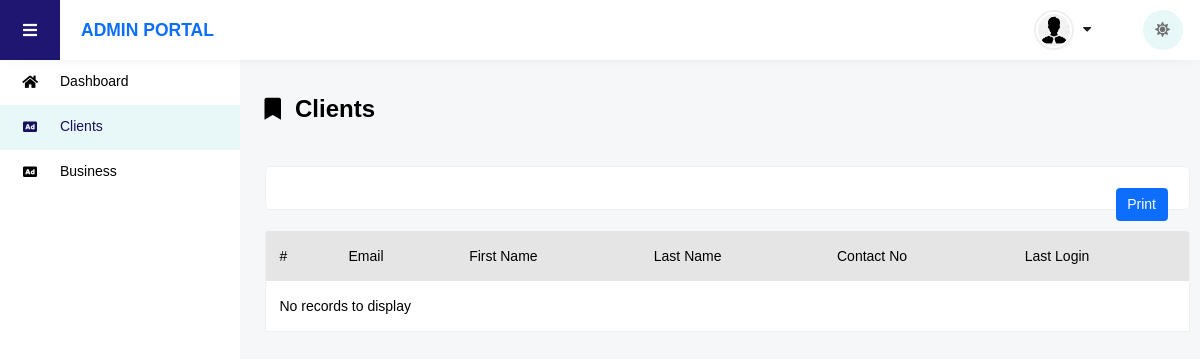
Page /admin/clients.php (signed in) on the earlier database version.
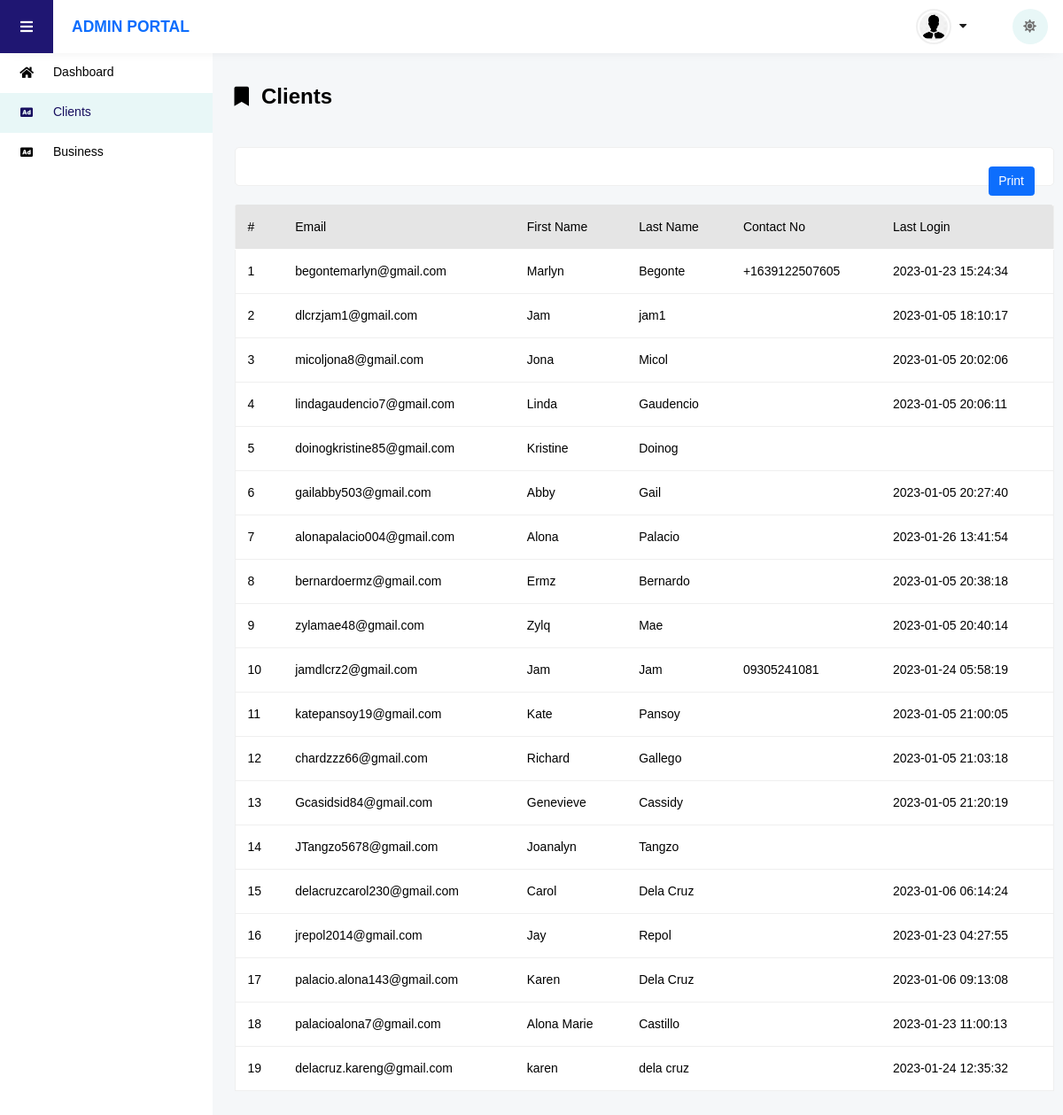
Same page on the later database version.
### tables this page shows
CREATE TABLE `accounts` (
  `id` int(11) NOT NULL,
  `account_type_id` int(11) DEFAULT 0,
  `email` varchar(120) DEFAULT '',
  `password` varchar(45) DEFAULT '',
  `first_name` varchar(45) DEFAULT '',
  `last_name` varchar(45) DEFAULT '',
  `name` varchar(45) DEFAULT '',
  `last_login` varchar(45) DEFAULT '',
  `status` varchar(15) DEFAULT '',
  `email_valid` bit(1) DEFAULT b'0',
  `photo` varchar(300) DEFAULT '',
  `payment_method` varchar(3000) DEFAULT '',
  `verify` bit(1) DEFAULT b'0',
  `verify_date` varchar(45) DEFAULT '',
  `proof` varchar(300) DEFAULT '',
  `proof_date` varchar(45) DEFAULT '',
  `contact_no` varchar(45) DEFAULT ''
);

### libs/env.php (called while the page is built, shortened)
<?php
class Configuration {
    private static $environment;
    public static function GetEnvironment()
    {
        if(empty(Configuration::$environment))
        {
            switch($_SERVER['SERVER_NAME'])
            {
                default:
                    Configuration::$environment = 'dev'; break;
            }
        }
        return Configuration::$environment;
    }
}
?>

### libs/base.php (called while the page is built, shortened)
<?php
require_once('env.php');
function BASE_URL()
{
    $env = Configuration::GetEnvironment();
    switch($env)
    {
        case 'dev': return 'http://localhost:8080/event-place/';
    }
}
?>

### libs/db.php (called while the page is built)
<?php
require_once('env.php');
class Server
{
    function DbQuery($Sql)
    {
        $conn = new mysqli(
            Configuration::Setting('server'),
            Configuration::Setting('username'),
            Configuration::Setting('password'),
            Configuration::Setting('database')
        );
        if ($conn->connect_error)
        {
            die("Connection failed: " . $conn->connect_error);
        } else
        {
            return $conn->query($Sql);
        }
    }
}
?>

### admin/clients.php (the view, shortened to what the changed rows need)
<?php
include('../libs/base.php');
include('../libs/db.php');
$sql = "SELECT * FROM accounts WHERE account_type_id = 1";
$db = new Server();
$rows = $db->DbQuery($sql);
$cnt = mysqli_num_rows($rows);
?>
<!DOCTYPE html>
<html lang="en">
<head>
    <link rel="stylesheet" href="<?php echo BASE_URL() . 'assets/base/css/dashboard.css' ?>">
    <link rel="stylesheet" href="<?php echo BASE_URL() . 'assets/base/css/fontface' ?>">
    <link rel="stylesheet" href="<?php echo BASE_URL() . 'assets/base/css/unicons.css' ?>">
    <link rel="stylesheet" href="<?php echo BASE_URL() . 'assets/base/css/style.css' ?>">
    <link rel="stylesheet" href="<?php echo BASE_URL() . 'assets/base/css/vertical-responsive-menu.min.css' ?>">
    <link rel="stylesheet" href="<?php echo BASE_URL() . 'assets/base/css/responsive.css' ?>">
    <link rel="stylesheet" href="<?php echo BASE_URL() . 'assets/base/css/night-mode.css' ?>">
    <link rel="stylesheet" href="<?php echo BASE_URL() . 'assets/base/css/all.min.css' ?>">
    <link rel="stylesheet" href="<?php echo BASE_URL() . 'assets/base/css/owl.carousel.css' ?>">
    <link rel="stylesheet" href="<?php echo BASE_URL() . 'assets/base/css/owl.theme.default.min.css' ?>">
    <link rel="stylesheet" href="<?php echo BASE_URL() . 'assets/base/css/bootstrap.min.css' ?>">
    <link rel="stylesheet" href="<?php echo BASE_URL() . 'assets/base/css/bootstrap-select.min.css' ?>">
    <link rel="stylesheet" href="<?php echo BASE_URL() . 'assets/base/css/custom.css' ?>">
    <link rel="stylesheet" href="<?php echo BASE_URL() . 'assets/plugins/css/toastr.css' ?>">
</head>
<body class="d-flex flex-column h-100">
    <div class="wrapper wrapper-body" id="vbody">
        <div class="dashboard-body">
            <div class="container-fluid">
                <div class="row">
                    <div class="col-md-12">
                        <div class="event-list" id="tbList">
                            <div class="table-card mt-4">
                                <div class="main-table">
                                    <div class="table-responsive">
                                        <table class="table" id="CnReports">
                                            <thead class="thead-dark">
                                                <tr>
                                                    <th scope="col">#</th>
                                                    <th scope="col">Email</th>
                                                    <th scope="col">First Name</th>
                                                    <th scope="col">Last Name</th>
                                                    <th scope="col">Contact No</th>
                                                    <th scope="col">Last Login</th>
                                                </tr>
                                            </thead>
                                            <tbody>
                                            <?php
                                                if ($cnt == 0) {
                                            ?>
                                                <tr>
                                                    <td colspan="25">No records to display</td>
                                                </tr>
                                            <?php
                                                } else {
                                                    $ctr = 1;
                                                    foreach($rows as $row):
                                                        ?>
                                                        <tr>
                                                            <td><?= $ctr; ?></td>
                                                            <td><?= $row["email"]; ?></td>
                                                            <td><?= $row["first_name"]; ?></td>
                                                            <td><?= $row["last_name"]; ?></td>
                                                            <td><?= $row["contact_no"]; ?></td>
                                                            <td><?= $row["last_login"]; ?></td>
                                                        </tr>
                                                        <?php
                                                        $ctr++;
                                                    endforeach;
                                                }
                                            ?>
                                            </tbody>
                                        </table>
                                    </div>
                                </div>
                            </div>
                        </div>
                    </div>
                </div>
            </div>
        </div>
    </div>
</body>
</html>

Differences in the rows shown:
added accounts: email "begontemarlyn@gmail.com", first_name "Marlyn", last_name "Begonte", contact_no "+1639122507605", last_login "2023-01-23 15:24:34"
added accounts: email "dlcrzjam1@gmail.com", first_name "Jam", last_name "jam1", last_login "2023-01-05 18:10:17"
added accounts: email "micoljona8@gmail.com", first_name "Jona", last_name "Micol", last_login "2023-01-05 20:02:06"
added accounts: email "lindagaudencio7@gmail.com", first_name "Linda", last_name "Gaudencio", last_login "2023-01-05 20:06:11"
added accounts: email "doinogkristine85@gmail.com", first_name "Kristine", last_name "Doinog"
added accounts: email "gailabby503@gmail.com", first_name "Abby", last_name "Gail", last_login "2023-01-05 20:27:40"
added accounts: email "alonapalacio004@gmail.com", first_name "Alona", last_name "Palacio", last_login "2023-01-26 13:41:54"
added accounts: email "bernardoermz@gmail.com", first_name "Ermz", last_name "Bernardo", last_login "2023-01-05 20:38:18"
added accounts: email "zylamae48@gmail.com", first_name "Zylq", last_name "Mae", last_login "2023-01-05 20:40:14"
added accounts: email "jamdlcrz2@gmail.com", first_name "Jam", last_name "Jam", contact_no "09305241081", last_login "2023-01-24 05:58:19"
added accounts: email "katepansoy19@gmail.com", first_name "Kate", last_name "Pansoy", last_login "2023-01-05 21:00:05"
added accounts: email "chardzzz66@gmail.com", first_name "Richard", last_name "Gallego", last_login "2023-01-05 21:03:18"
added accounts: email "Gcasidsid84@gmail.com", first_name "Genevieve", last_name "Cassidy", last_login "2023-01-05 21:20:19"
added accounts: email "JTangzo5678@gmail.com", first_name "Joanalyn", last_name "Tangzo"
added accounts: email "delacruzcarol230@gmail.com", first_name "Carol", last_name "Dela Cruz", last_login "2023-01-06 06:14:24"
added accounts: email "jrepol2014@gmail.com", first_name "Jay", last_name "Repol", last_login "2023-01-23 04:27:55"
added accounts: email "palacio.alona143@gmail.com", first_name "Karen", last_name "Dela Cruz", last_login "2023-01-06 09:13:08"
added accounts: email "palacioalona7@gmail.com", first_name "Alona Marie", last_name "Castillo", last_login "2023-01-23 11:00:13"
added accounts: email "delacruz.kareng@gmail.com", first_name "karen", last_name "dela cruz", last_login "2023-01-24 12:35:32"
Other differences:
text no longer shown: "No records to display"
